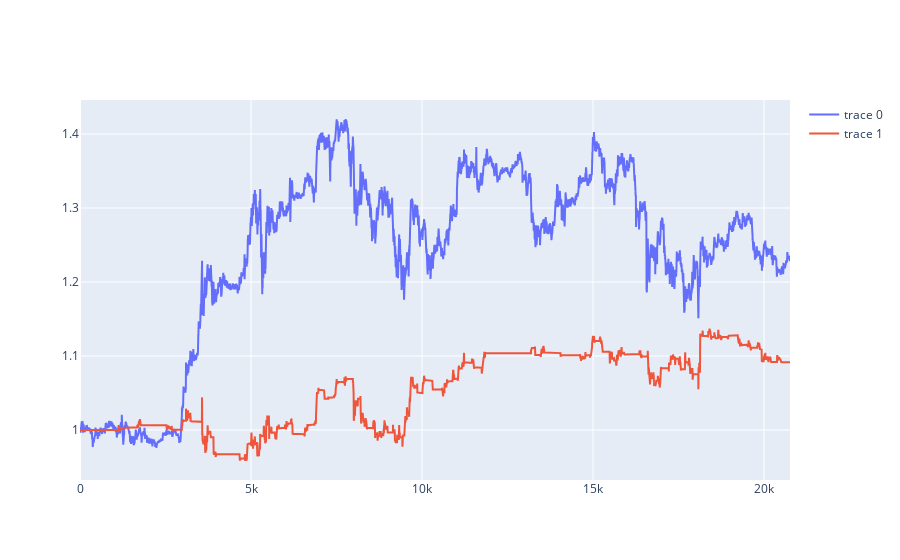

The notebook cell saved with this chart:
### Code cell
from strategy.evaluation import evaluate_strategy
from strategy.strategy import BuyAndHoldStrategy, ModelReturnsPredictionStrategy

model_predictions = pd.DataFrame(predictions.index)
model_predictions['prediction'] = predictions.output.prediction.reshape(-1).numpy()

result_baseline = evaluate_strategy(valid_data, BuyAndHoldStrategy())
result_strategy = evaluate_strategy(valid_data, ModelReturnsPredictionStrategy(model_predictions))

print('Baseline returns', result_baseline['total_return'])
print('Strategy returns', result_strategy['total_return'])

go.Figure([
    go.Scatter(y=result_baseline['portfolio_value']),
    go.Scatter(y=result_strategy['portfolio_value'])]).show()

### Figure 1 — Plotly figure (JSON) as saved in the notebook; plotly's stock layout.template omitted (floating-point values rounded to 4 significant figures; data arrays with more than 128 entries replaced by an {"elided": "..."} marker saying what was removed)
{"data": [{"type": "scatter", "y": {"elided": "20760 float values"}}, {"type": "scatter", "y": {"elided": "20760 float values"}}], "layout": {}}
